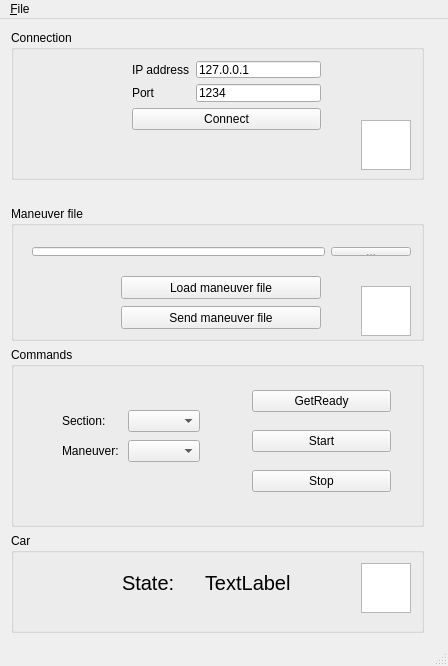
<?xml version="1.0" encoding="UTF-8"?>
<ui version="4.0">
 <class>MainWindow</class>
 <widget class="QMainWindow" name="MainWindow">
  <property name="geometry">
   <rect>
    <x>0</x>
    <y>0</y>
    <width>448</width>
    <height>666</height>
   </rect>
  </property>
  <property name="windowTitle">
   <string>AADC2018 Jury Application 1.0</string>
  </property>
  <widget class="QWidget" name="centralWidget">
   <layout class="QGridLayout" name="gridLayout">
    <item row="5" column="0">
     <widget class="QGroupBox" name="groupBox_3">
      <property name="sizePolicy">
       <sizepolicy hsizetype="Minimum" vsizetype="Minimum">
        <horstretch>0</horstretch>
        <verstretch>0</verstretch>
       </sizepolicy>
      </property>
      <property name="minimumSize">
       <size>
        <width>0</width>
        <height>100</height>
       </size>
      </property>
      <property name="title">
       <string>Car</string>
      </property>
      <widget class="QWidget" name="gridLayoutWidget">
       <property name="geometry">
        <rect>
         <x>100</x>
         <y>10</y>
         <width>191</width>
         <height>80</height>
        </rect>
       </property>
       <layout class="QGridLayout" name="gridLayout_2">
        <item row="0" column="0">
         <widget class="QLabel" name="label_4">
          <property name="font">
           <font>
            <pointsize>15</pointsize>
           </font>
          </property>
          <property name="text">
           <string>State:</string>
          </property>
         </widget>
        </item>
        <item row="0" column="1">
         <widget class="QLabel" name="lblCarState">
          <property name="font">
           <font>
            <pointsize>15</pointsize>
           </font>
          </property>
          <property name="text">
           <string>TextLabel</string>
          </property>
         </widget>
        </item>
       </layout>
      </widget>
      <widget class="QGraphicsView" name="viewStateCar">
       <property name="geometry">
        <rect>
         <x>350</x>
         <y>30</y>
         <width>50</width>
         <height>50</height>
        </rect>
       </property>
      </widget>
     </widget>
    </item>
    <item row="4" column="0">
     <widget class="QGroupBox" name="groupBox_2">
      <property name="sizePolicy">
       <sizepolicy hsizetype="Minimum" vsizetype="Minimum">
        <horstretch>0</horstretch>
        <verstretch>0</verstretch>
       </sizepolicy>
      </property>
      <property name="minimumSize">
       <size>
        <width>0</width>
        <height>180</height>
       </size>
      </property>
      <property name="title">
       <string>Commands</string>
      </property>
      <widget class="QWidget" name="verticalLayoutWidget">
       <property name="geometry">
        <rect>
         <x>230</x>
         <y>20</y>
         <width>161</width>
         <height>151</height>
        </rect>
       </property>
       <layout class="QVBoxLayout" name="verticalLayout">
        <item>
         <widget class="QPushButton" name="btGetReady">
          <property name="text">
           <string>GetReady</string>
          </property>
         </widget>
        </item>
        <item>
         <widget class="QPushButton" name="btStart">
          <property name="text">
           <string>Start</string>
          </property>
         </widget>
        </item>
        <item>
         <widget class="QPushButton" name="btStop">
          <property name="text">
           <string>Stop</string>
          </property>
         </widget>
        </item>
       </layout>
      </widget>
      <widget class="QWidget" name="gridLayoutWidget_2">
       <property name="geometry">
        <rect>
         <x>40</x>
         <y>50</y>
         <width>160</width>
         <height>80</height>
        </rect>
       </property>
       <layout class="QGridLayout" name="gridLayout_3">
        <item row="0" column="0">
         <widget class="QLabel" name="label_6">
          <property name="text">
           <string>Section:</string>
          </property>
         </widget>
        </item>
        <item row="0" column="1">
         <widget class="QComboBox" name="cmBoxSections"/>
        </item>
        <item row="1" column="1">
         <widget class="QComboBox" name="cmBoxManeuvers"/>
        </item>
        <item row="1" column="0">
         <widget class="QLabel" name="label_7">
          <property name="text">
           <string>Maneuver:</string>
          </property>
         </widget>
        </item>
       </layout>
      </widget>
     </widget>
    </item>
    <item row="2" column="2">
     <widget class="QLabel" name="label">
      <property name="text">
       <string/>
      </property>
      <property name="pixmap">
       <pixmap>:/resources/helloworld-transparent.png</pixmap>
      </property>
      <property name="alignment">
       <set>Qt::AlignCenter</set>
      </property>
     </widget>
    </item>
    <item row="0" column="0">
     <widget class="QGroupBox" name="groupBox">
      <property name="sizePolicy">
       <sizepolicy hsizetype="Minimum" vsizetype="Minimum">
        <horstretch>100</horstretch>
        <verstretch>100</verstretch>
       </sizepolicy>
      </property>
      <property name="minimumSize">
       <size>
        <width>250</width>
        <height>150</height>
       </size>
      </property>
      <property name="title">
       <string>Connection</string>
      </property>
      <widget class="QWidget" name="verticalLayoutWidget_2">
       <property name="geometry">
        <rect>
         <x>110</x>
         <y>20</y>
         <width>211</width>
         <height>91</height>
        </rect>
       </property>
       <layout class="QVBoxLayout" name="verticalLayout_2">
        <item>
         <layout class="QFormLayout" name="formLayout">
          <item row="1" column="0">
           <widget class="QLabel" name="label_2">
            <property name="text">
             <string>IP address</string>
            </property>
           </widget>
          </item>
          <item row="1" column="1">
           <widget class="QLineEdit" name="lEdIpAddress">
            <property name="text">
             <string>127.0.0.1</string>
            </property>
           </widget>
          </item>
          <item row="2" column="0">
           <widget class="QLabel" name="label_3">
            <property name="text">
             <string>Port</string>
            </property>
           </widget>
          </item>
          <item row="2" column="1">
           <widget class="QLineEdit" name="lEdPort">
            <property name="text">
             <string>1234</string>
            </property>
           </widget>
          </item>
         </layout>
        </item>
        <item>
         <widget class="QPushButton" name="btConnect">
          <property name="text">
           <string>Connect</string>
          </property>
         </widget>
        </item>
       </layout>
      </widget>
      <widget class="QGraphicsView" name="viewStateConnection">
       <property name="geometry">
        <rect>
         <x>350</x>
         <y>90</y>
         <width>50</width>
         <height>50</height>
        </rect>
       </property>
      </widget>
     </widget>
    </item>
    <item row="3" column="0">
     <widget class="QGroupBox" name="groupBox_4">
      <property name="sizePolicy">
       <sizepolicy hsizetype="Minimum" vsizetype="Minimum">
        <horstretch>100</horstretch>
        <verstretch>100</verstretch>
       </sizepolicy>
      </property>
      <property name="minimumSize">
       <size>
        <width>100</width>
        <height>120</height>
       </size>
      </property>
      <property name="title">
       <string>Maneuver file</string>
      </property>
      <widget class="QPushButton" name="btSendManeuver">
       <property name="geometry">
        <rect>
         <x>110</x>
         <y>100</y>
         <width>200</width>
         <height>23</height>
        </rect>
       </property>
       <property name="text">
        <string>Send maneuver file</string>
       </property>
      </widget>
      <widget class="QWidget" name="horizontalLayoutWidget">
       <property name="geometry">
        <rect>
         <x>10</x>
         <y>30</y>
         <width>401</width>
         <height>31</height>
        </rect>
       </property>
       <layout class="QHBoxLayout" name="horizontalLayout">
        <item>
         <widget class="QLineEdit" name="lEdManeuverFile"/>
        </item>
        <item>
         <widget class="QPushButton" name="btSetManeuverFile">
          <property name="text">
           <string>...</string>
          </property>
         </widget>
        </item>
       </layout>
      </widget>
      <widget class="QPushButton" name="btLoadManeuver">
       <property name="geometry">
        <rect>
         <x>110</x>
         <y>70</y>
         <width>200</width>
         <height>23</height>
        </rect>
       </property>
       <property name="text">
        <string>Load maneuver file</string>
       </property>
      </widget>
      <widget class="QGraphicsView" name="viewStateFile">
       <property name="geometry">
        <rect>
         <x>350</x>
         <y>80</y>
         <width>50</width>
         <height>50</height>
        </rect>
       </property>
      </widget>
     </widget>
    </item>
   </layout>
  </widget>
  <widget class="QMenuBar" name="menuBar">
   <property name="geometry">
    <rect>
     <x>0</x>
     <y>0</y>
     <width>448</width>
     <height>21</height>
    </rect>
   </property>
   <widget class="QMenu" name="menuFile">
    <property name="title">
     <string>&amp;File</string>
    </property>
    <addaction name="actionClear_all"/>
    <addaction name="actionExit"/>
   </widget>
   <addaction name="menuFile"/>
  </widget>
  <widget class="QStatusBar" name="statusBar"/>
  <action name="actionExit">
   <property name="text">
    <string>E&amp;xit</string>
   </property>
  </action>
  <action name="actionClear_all">
   <property name="text">
    <string>Clear all</string>
   </property>
  </action>
 </widget>
 <layoutdefault spacing="6" margin="11"/>
 <resources>
  <include location="resources.qrc"/>
 </resources>
 <connections/>
</ui>
